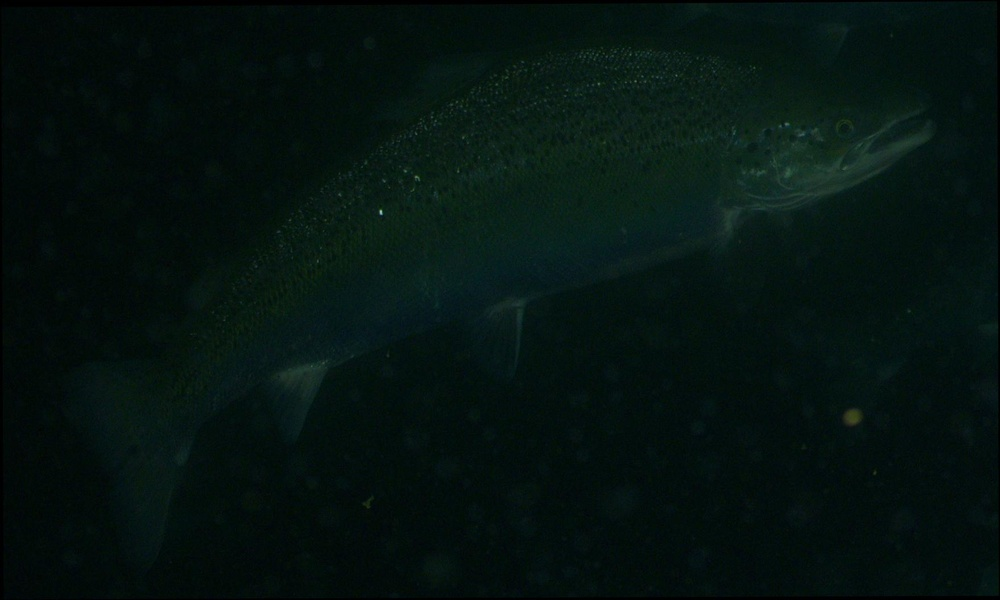
#> input picture alok/biomass_estimation/archive/production_data_analysis_v1/image.jpg, 1000 x 600 px, shrunk from 1757 x 1055 before the run
$ python -i sealice_candidates.py   (imports and definitions only)
#> lines starting #> are read from the running program, lines starting #| are printed output that depends on the picture; after the words box and inside, x2 and y2 are one past the last pixel; in counts of white or black regions, pixels touching at a corner belong together
#> further down, picture is the input picture: shape (600, 1000, 3); mean B, G, R 15.7, 19.1, 4.8
'''
    File name         : sealice_candidate_detectors_1.py
    File Description  : Detect candidate sealice for classification
    Author            : Sudarshan Ramenahalli
    Date created      : 01/10/2018
    Date last modified: 01/11/2018
    Python Version    : 2.7.12
'''

# Import python libraries
import numpy as np
import cv2
import skimage
from skimage.measure import label, regionprops

# set to 1 for pipeline images
debug = 0

class SealiceCandidates(object):
    """Sealice candidate selection
    Attributes:
        None
    """
    def __init__(self):
        """Initialize variables used by SealiceCandidates class
        Args:
            None
        Return:
            None
        """
        # Sea lice are extremely small and bright compared to iamge size and
        #the size of a fish.
        # So, any region with intensity > self.mask_thresh, reasonably small
        # (area of the region between 25 and 150 pixels) and elongated
        #(eccentricity between o.75 and 1) is
        # considered as a sea lice candidate
        self.area_min = 50
        self.area_max = 150
        self.ecc_min = 0.85
        self.ecc_max = 1.0
        self.mask_thresh = 100
        self.bbox_halfwidth = 20

    def Detect(self, frame):
        """Detect sealice candidate locations in video frame using the following pipeline
            - Convert captured frame from BGR to GRAY
            - Intensity based threshold to get binary mask
            - Label binary mask for connected components
            - Retain only those connected components which have: (1) 25 < area < 150 pixels and (2) 0.75 < eccentricity < 1.0
            - Find centroids for each valid connected component
        Args:
            frame: single video frame, RGB
        Return:
            candidate_locations: List of object centroids in a frame
        """

        # Convert BGR to GRAY if not already converted.
        if len(np.shape(frame)) == 3:
            gray = cv2.cvtColor(frame, cv2.COLOR_BGR2GRAY)
        else:
            gray = frame
        nr, nc = np.shape(gray)
#> nr = 600; nc = 1000
        ret,thresh_mask = cv2.threshold(gray,self.mask_thresh,255,cv2.THRESH_BINARY)
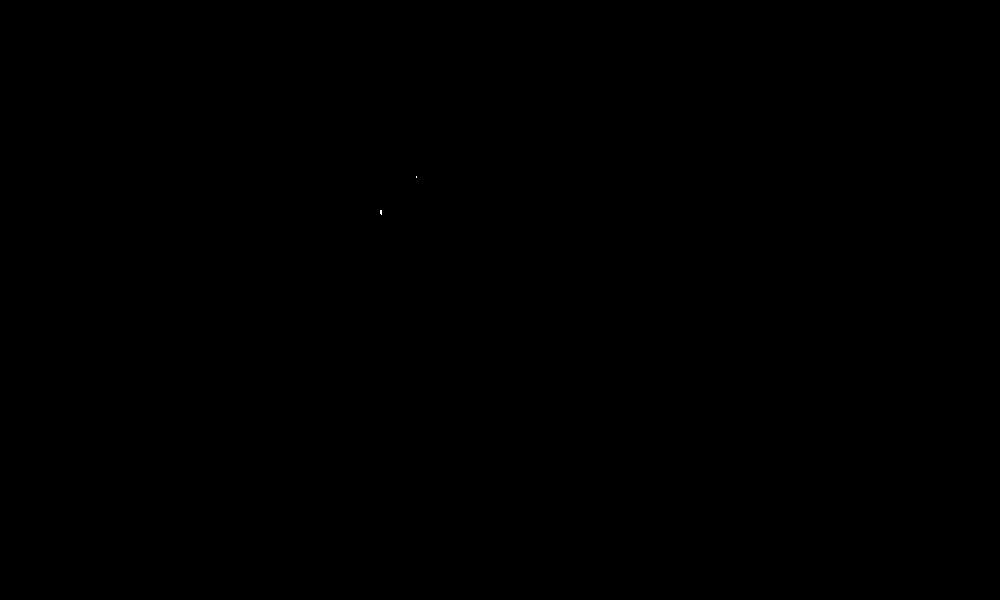
#> thresh_mask: shape (600, 1000); 0% white in thin lines or dots, all inside (x1, y1, x2, y2) = (380, 176, 417, 215)
#> ret = 100
        thresh_mask=np.where(thresh_mask==255,1,0)

        labels = skimage.measure.label(thresh_mask,background=0)
#> labels: shape (600, 1000) int64; 3 distinct labels, from 0 to 2
        regions = skimage.measure.regionprops(labels)
#> regions = 2 regions; box (x1, y1, x2, y2) and area: (380, 210, 382, 215) 9, (416, 176, 417, 178) 2

        candidate_locs = []
        for region in regions:
            if region.area > self.area_min and region.area < self.area_max:
                if region.eccentricity > self.ecc_min and region.eccentricity < self.ecc_max:
                    if region.centroid[0]-self.bbox_halfwidth > 0 \
                        and region.centroid[0]-self.bbox_halfwidth < nr \
                        and region.centroid[1]-self.bbox_halfwidth > 1 \
                        and region.centroid[1]-self.bbox_halfwidth < nc:
                            b = np.array([[region.centroid[1]], [region.centroid[0]]])
                            candidate_locs.append(np.round(b))
#> this loop made 2 passes
#> after the loop, candidate_locs = []

        return candidate_locs

>>> import cv2
>>> picture = cv2.imread('../../../../../../alok/biomass_estimation/archive/production_data_analysis_v1/image.jpg')
>>> result = SealiceCandidates().Detect(picture)
#> result = []
